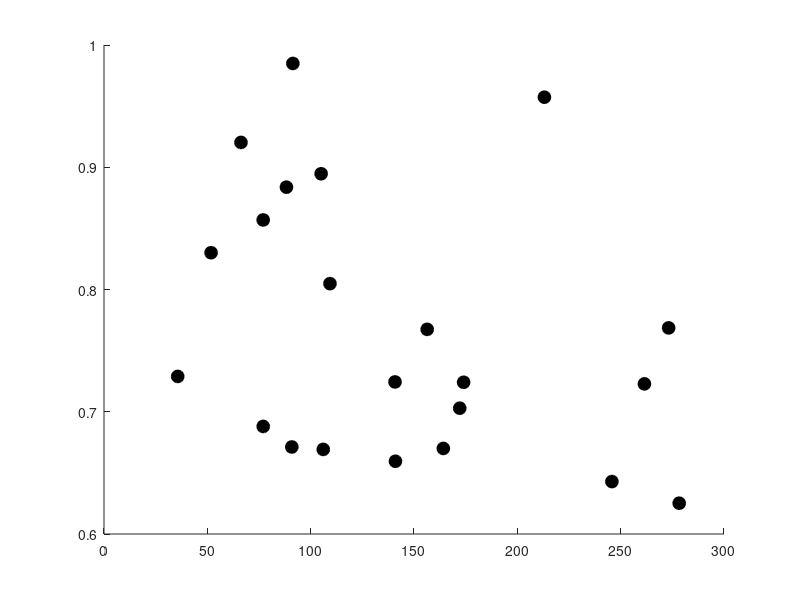

MATLAB code for this plot: (Note: this script raises an error after producing the figure.)
clear; clc;

load Fig1F_synapse_data.mat

%subplot(1,4,[2 3 4])
figure(1)
x = 1:1:12;
a = scatter(ASAs, densities, 80,'MarkerFaceColor', [0 0 0],...
    'LineWidth', 1, 'MarkerEdgeColor', [0 0 0]);
hold on;
line = lsline;
R = corrcoef(ASAs, densities);
R_squared = R(1, 2) * R(1, 2)
s = strcat('R^2 = ', num2str(R_squared))
text(0.8,0.9,s,'Units','normalized', 'FontSize',14)
line.LineWidth = 3;
line.Color = 'r';
xlim([0 300])
ylim([0 1])
xlabel('ASA (\mum^2)')
ylabel('Synapse Density (synapses / \mum^2)')
set(gca,'TickDir','out');
set(gca, 'linewidth', 1.5)
set(gca, 'FontSize', 18)
box off
set(gcf, 'PaperPositionMode', 'manual');
set(gcf, 'PaperUnits', 'inches');
set(gcf, 'PaperPosition', [2 1 7 5]);
print(gcf,'synapseDensity_lineOnly_June26.png','-dpng','-r500'); 
%subplot(1,5,1)

figure(2)
%add value so histogram bins evenly
histogram(densities, 'FaceColor', [0 0 0], 'FaceAlpha', 1)
box off
set(gca, 'view', [90 -90])
set(gca,'TickDir','out');
set(gca, 'linewidth', 4)
set(gca, 'FontSize', 22)
% ax = gca;
% ax.YAxisLocation = 'right';
ylabel('Count')
xlabel('Synapse Density (synapses / \mum^2)')
xlim([0.5 1])
ylim([0 10])
set(gcf, 'PaperPositionMode', 'manual');
set(gcf, 'PaperUnits', 'inches');
set(gcf, 'PaperPosition', [2 1 2 5]);
print(gcf,'synapseDensity_HistOnly_June26.png','-dpng','-r500'); 